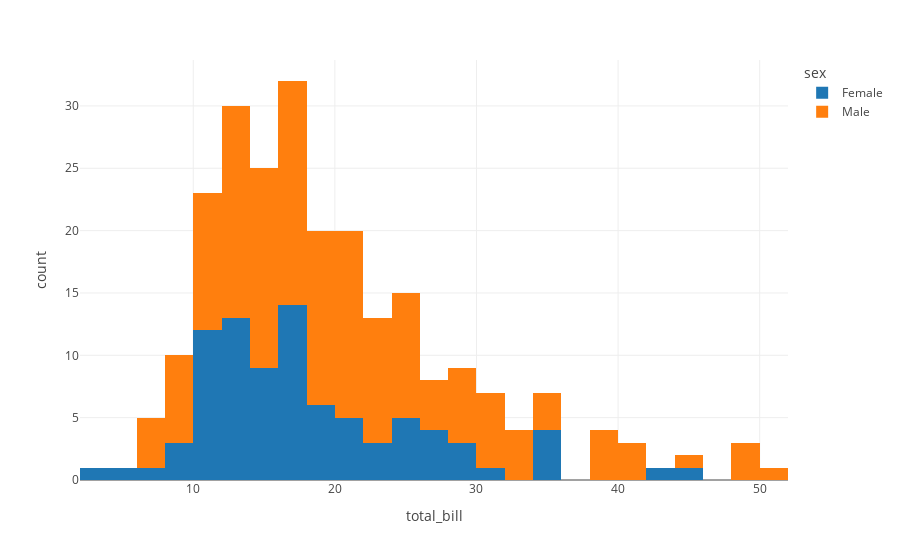

The code cell stored with this chart in its notebook:
### Code cell
px.histogram(tips, x = 'total_bill', color = 'sex', template = 'gridon')

### Figure 1 — Plotly figure (JSON) as saved in the notebook; plotly's stock layout.template omitted (floating-point values rounded to 4 significant figures; data arrays with more than 128 entries replaced by an {"elided": "..."} marker saying what was removed)
{"data": [{"alignmentgroup": "True", "bingroup": "x", "hovertemplate": "sex=Female<br>total_bill=%{x}<br>count=%{y}<extra></extra>", "legendgroup": "Female", "marker": {"color": "#1F77B4", "pattern": {"shape": ""}}, "name": "Female", "offsetgroup": "Female", "orientation": "v", "showlegend": true, "type": "histogram", "x": [16.99, 24.59, 35.26, 14.83, 10.33, 16.97, 20.29, 15.77, 19.65, 15.06, 20.69, 16.93, 10.29, 34.81, 26.41, 16.45, 3.07, 17.07, 26.86, 25.28, 14.73, 10.07, 34.83, 5.75, 16.32, 22.75, 11.35, 15.38, 44.3, 22.42, 20.92, 14.31, 7.25, 25.71, 17.31, 10.65, 12.43, 24.08, 13.42, 12.48, 29.8, 14.52, 11.38, 20.27, 11.17, 12.26, 18.26, 8.51, 10.33, 14.15, 13.16, 17.47, 27.05, 16.43, 8.35, 18.64, 11.87, 29.85, 25, 13.39, 16.21, 17.51, 10.59, 10.63, 9.6, 20.9, 18.15, 19.81, 43.11, 13, 12.74, 13, 16.4, 16.47, 12.76, 13.27, 28.17, 12.9, 30.14, 13.42, 15.98, 16.27, 10.09, 22.12, 35.83, 27.18, 18.78], "xaxis": "x", "yaxis": "y"}, {"alignmentgroup": "True", "bingroup": "x", "hovertemplate": "sex=Male<br>total_bill=%{x}<br>count=%{y}<extra></extra>", "legendgroup": "Male", "marker": {"color": "#FF7F0E", "pattern": {"shape": ""}}, "name": "Male", "offsetgroup": "Male", "orientation": "v", "showlegend": true, "type": "histogram", "x": {"elided": "157 float values"}, "xaxis": "x", "yaxis": "y"}], "layout": {"autosize": true, "barmode": "relative", "legend": {"title": {"text": "sex"}, "tracegroupgap": 0}, "margin": {"t": 60}, "xaxis": {"anchor": "y", "autorange": true, "domain": [0, 1], "range": [2, 52], "title": {"text": "total_bill"}, "type": "linear"}, "yaxis": {"anchor": "x", "autorange": true, "domain": [0, 1], "range": [0, 33.68], "title": {"text": "count"}}}}
